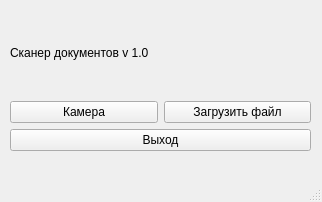
<?xml version="1.0" encoding="UTF-8"?>
<ui version="4.0">
 <class>MainWindow</class>
 <widget class="QMainWindow" name="MainWindow">
  <property name="geometry">
   <rect>
    <x>0</x>
    <y>0</y>
    <width>322</width>
    <height>202</height>
   </rect>
  </property>
  <property name="windowTitle">
   <string>MainWindow</string>
  </property>
  <widget class="QWidget" name="centralwidget">
   <widget class="QWidget" name="gridLayoutWidget">
    <property name="geometry">
     <rect>
      <x>10</x>
      <y>10</y>
      <width>301</width>
      <height>141</height>
     </rect>
    </property>
    <layout class="QGridLayout" name="gridLayout">
     <item row="1" column="0">
      <layout class="QVBoxLayout" name="verticalLayout">
       <item>
        <layout class="QHBoxLayout" name="horizontalLayout">
         <item>
          <widget class="QPushButton" name="button_Camera">
           <property name="text">
            <string>Камера</string>
           </property>
          </widget>
         </item>
         <item>
          <widget class="QPushButton" name="button_LoadFile">
           <property name="text">
            <string>Загрузить файл</string>
           </property>
          </widget>
         </item>
        </layout>
       </item>
      </layout>
     </item>
     <item row="2" column="0">
      <widget class="QPushButton" name="button_Exit">
       <property name="text">
        <string>Выход</string>
       </property>
      </widget>
     </item>
     <item row="0" column="0">
      <widget class="QLabel" name="label">
       <property name="text">
        <string>Сканер документов v 1.0</string>
       </property>
      </widget>
     </item>
    </layout>
   </widget>
  </widget>
  <widget class="QMenuBar" name="menubar">
   <property name="geometry">
    <rect>
     <x>0</x>
     <y>0</y>
     <width>322</width>
     <height>24</height>
    </rect>
   </property>
  </widget>
  <widget class="QStatusBar" name="statusbar"/>
 </widget>
 <resources/>
 <connections/>
</ui>
